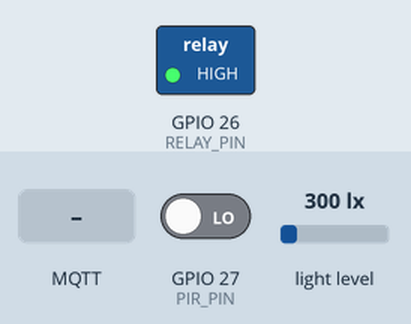
Recording of a sketch running on a simulated ESP8266 (NodeMCU). Shown: switched loads named in the sketch (green lamp = pin HIGH). Inputs (shaded band) come from the test bench; at power-on: GPIO 27 (PIR_PIN) LOW, light level 300 lx. WiFi joins after 1.5 s; servers stay silent unless stated; no MQTT or app messages arrive unless stated.

Above: at 2.7 s.
2.8 s: MQTT message "OFF" arrives on the first subscribed topic
At 3.8 s:
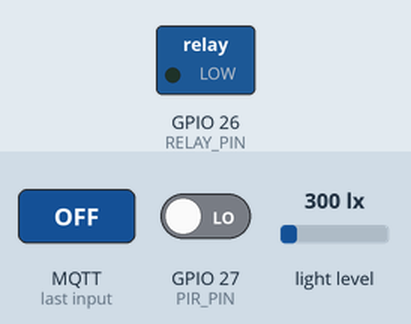
4.3 s: MQTT message "ON" arrives on the first subscribed topic
At 5.1 s:
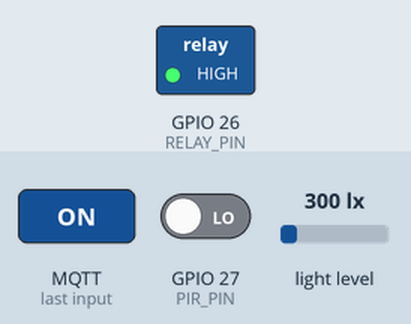
5.8 s: MQTT message "1" arrives on the first subscribed topic
At 6.2 s:
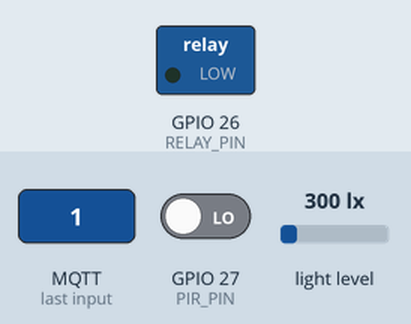
Timing chart, 0 to 8.8 s (numbered marks = the images above; inputs shaded):
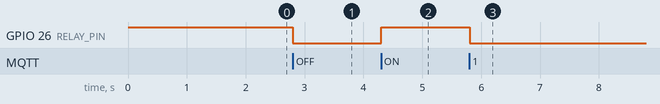

The sketch:

wattoff_classroom.ino
```cpp
/*
  WattOff 교실용 ESP32 펌웨어 (앱과 바로 연동되는 토픽 규칙)
  - 토픽 접두어(PREFIX)는 앱 설정의 "토픽 접두어"와 똑같이 맞추세요.
  - 앱 → ESP32 : {PREFIX}/school/2-3/light   "ON"/"OFF"
                 {PREFIX}/school/2-3/aircon  "OFF"
  - ESP32 → 앱 : {PREFIX}/school/2-3/occupancy      "1"(사람 있음) / "0"
                 {PREFIX}/school/2-3/light/state    "ON"/"OFF"
                 {PREFIX}/school/2-3/aircon/state   "OFF_SENT"
  필요 라이브러리: PubSubClient, IRremoteESP8266, BH1750
  ⚠️ 릴레이 실습은 5V LED 등 저전압으로! 220V 조명은 KC 인증 스마트 스위치를 쓰세요.
*/
#include <WiFi.h>
#include <WiFiClientSecure.h>
#include <PubSubClient.h>
#include <IRremoteESP8266.h>
#include <IRsend.h>
#include <Wire.h>
#include <BH1750.h>

const char* WIFI_SSID = "와이파이이름";
const char* WIFI_PASS = "와이파이비번";
const char* MQTT_HOST = "broker.hivemq.com";  // 실제 운영은 HiveMQ Cloud(아이디/비번+TLS) 권장
const int   MQTT_PORT = 8883;
const char* MQTT_USER = "";
const char* MQTT_PW   = "";
String PREFIX = "wattoff/myschool";
String ROOM   = "school/2-3";

#define PIR_PIN   27
#define RELAY_PIN 26
#define IR_PIN    4

WiFiClientSecure net; PubSubClient client(net);
IRsend irsend(IR_PIN); BH1750 lux;

// IRrecvDumpV2 예제로 우리 교실 에어컨 리모컨의 "끄기" 신호를 학습해서 붙여넣기
uint16_t acOffSignal[] = { 9000, 4500, 560, 560 /* ... 학습한 값 ... */ };
const uint16_t AC_LEN = sizeof(acOffSignal) / sizeof(acOffSignal[0]);

bool occupied = false; unsigned long lastMotion = 0, lastPub = 0;
const unsigned long EMPTY_DELAY = 5UL * 60 * 1000; // 5분간 움직임 없으면 '비어 있음' (자습 오탐 방지)

String T(String s) { return PREFIX + "/" + ROOM + "/" + s; }

void callback(char* topic, byte* payload, unsigned int len) {
  String t = String(topic), msg = "";
  for (unsigned i = 0; i < len; i++) msg += (char)payload[i];
  if (t == T("light")) {
    digitalWrite(RELAY_PIN, msg == "ON" ? HIGH : LOW);
    delay(1500);
    // 조도센서로 실제로 꺼졌는지 재확인 후 보고
    float l = lux.readLightLevel();
    client.publish(T("light/state").c_str(), (msg == "OFF" && l < 50) || msg == "ON" ? msg.c_str() : "ON", true);
  }
  if (t == T("aircon") && msg == "OFF") {
    irsend.sendRaw(acOffSignal, AC_LEN, 38);
    client.publish(T("aircon/state").c_str(), "OFF_SENT", true);
  }
}

void reconnect() {
  while (!client.connected()) {
    String id = "esp32-" + String((uint32_t)ESP.getEfuseMac(), HEX);
    if (client.connect(id.c_str(), MQTT_USER, MQTT_PW)) {
      client.subscribe(T("light").c_str());
      client.subscribe(T("aircon").c_str());
    } else delay(3000);
  }
}

void setup() {
  pinMode(PIR_PIN, INPUT); pinMode(RELAY_PIN, OUTPUT); digitalWrite(RELAY_PIN, HIGH);
  irsend.begin(); Wire.begin(); lux.begin();
  WiFi.begin(WIFI_SSID, WIFI_PASS); while (WiFi.status() != WL_CONNECTED) delay(500);
  net.setInsecure(); // 학습용. 운영 시 CA 인증서 등록
  client.setServer(MQTT_HOST, MQTT_PORT); client.setCallback(callback);
}

void loop() {
  if (!client.connected()) reconnect();
  client.loop();
  if (digitalRead(PIR_PIN) == HIGH) lastMotion = millis();
  bool now = (millis() - lastMotion) < EMPTY_DELAY;
  if (now != occupied || millis() - lastPub > 60000) {
    occupied = now; lastPub = millis();
    client.publish(T("occupancy").c_str(), occupied ? "1" : "0", true);
    client.publish(T("light/state").c_str(), lux.readLightLevel() > 100 ? "ON" : "OFF", true);
  }
}
```

Measured:
- after the input at 2.8 s, GPIO 26 (RELAY_PIN): HIGH → LOW at once
- after the input at 4.3 s, GPIO 26 (RELAY_PIN): LOW → HIGH at once
- after the input at 5.8 s, GPIO 26 (RELAY_PIN): HIGH → LOW at once
